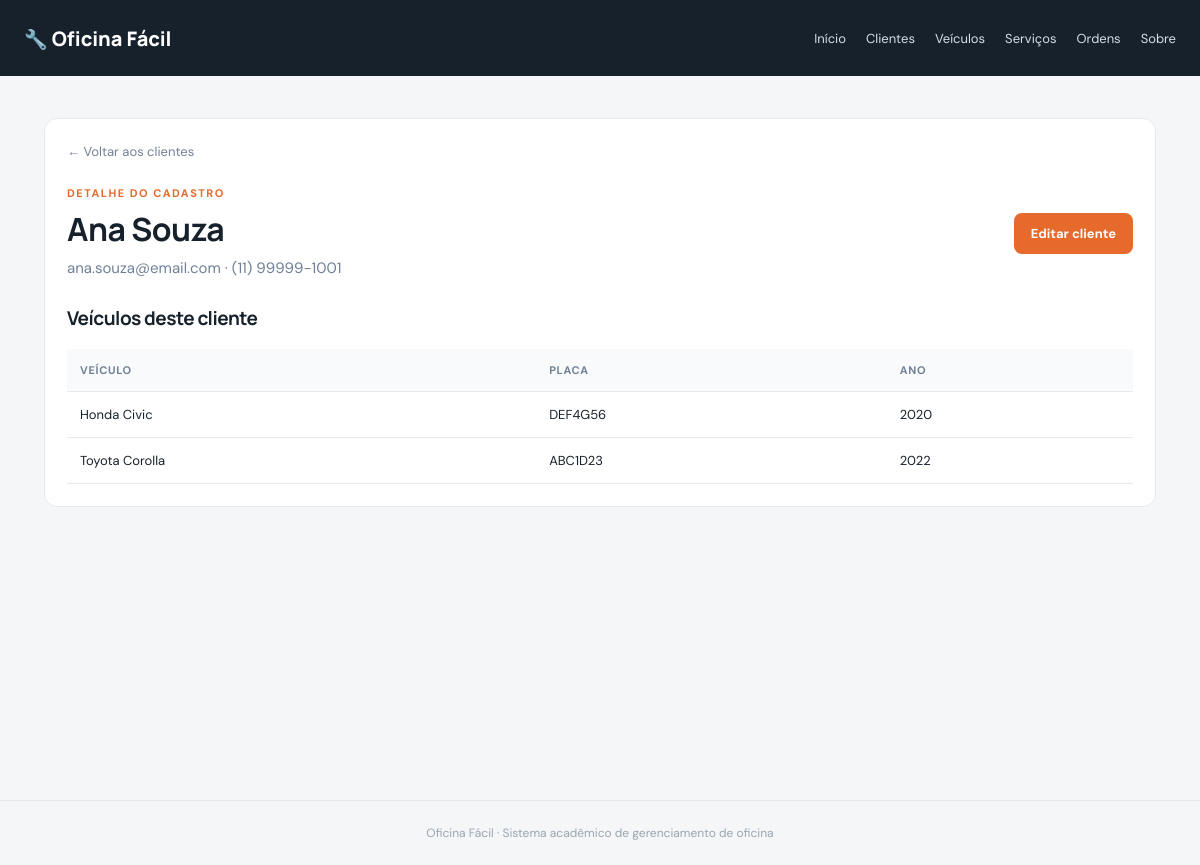
Screenshot of /clientes/1 with the database file from the repository.
### tables this page shows
CREATE TABLE clientes (
    id_cliente INTEGER PRIMARY KEY AUTOINCREMENT,
    nome       TEXT NOT NULL CHECK (length(trim(nome)) > 0),
    telefone   TEXT,
    email      TEXT UNIQUE,
    created_at TEXT NOT NULL DEFAULT CURRENT_TIMESTAMP
);

CREATE TABLE veiculos (
    id_veiculo INTEGER PRIMARY KEY AUTOINCREMENT,
    id_cliente INTEGER NOT NULL,
    marca      TEXT NOT NULL CHECK (length(trim(marca)) > 0),
    modelo     TEXT NOT NULL CHECK (length(trim(modelo)) > 0),
    placa      TEXT NOT NULL UNIQUE CHECK (length(replace(placa, '-', '')) = 7),
    ano        INTEGER CHECK (ano IS NULL OR ano BETWEEN 1886 AND 2100),
    created_at TEXT NOT NULL DEFAULT CURRENT_TIMESTAMP,
    FOREIGN KEY (id_cliente) REFERENCES clientes(id_cliente) ON DELETE RESTRICT
);

### app.py (the view)
    @app.route("/clientes/<int:id_cliente>")
    def detalhe_cliente(id_cliente):
        cliente = sql.buscar_cliente(id_cliente) or abort(404)
        veiculos = sql.listar_veiculos_cliente(id_cliente)
        return render_template("detalhe_cliente.html", cliente=cliente, veiculos=veiculos)

### db_sql.py (called while the page is built)
def get_db():
    if "db" not in g:
        g.db = sqlite3.connect(current_app.config["DATABASE"])
        g.db.row_factory = sqlite3.Row
        g.db.execute("PRAGMA foreign_keys = ON")
    return g.db

def buscar_cliente(id_cliente):
    return get_db().execute(
        "SELECT * FROM clientes WHERE id_cliente = ?", (id_cliente,)
    ).fetchone()

def listar_veiculos_cliente(id_cliente):
    return get_db().execute(
        "SELECT * FROM veiculos WHERE id_cliente = ? ORDER BY modelo, marca",
        (id_cliente,),
    ).fetchall()

### templates/detalhe_cliente.html (shortened to what this page needs)
{% extends "base.html" %}
{% block content %}
<section class="panel">
    <a class="back" href="{{ url_for('clientes') }}">← Voltar aos clientes</a>
    <div class="section-heading"><div><span class="eyebrow">DETALHE DO CADASTRO</span><h1>{{ cliente.nome }}</h1><p>{{ cliente.email or 'E-mail não informado' }} · {{ cliente.telefone or 'Telefone não informado' }}</p></div><a class="button" href="{{ url_for('editar_cliente', id_cliente=cliente.id_cliente) }}">Editar cliente</a></div>
    <h2>Veículos deste cliente</h2>
    {% if veiculos %}<div class="table-wrap"><table><thead><tr><th>Veículo</th><th>Placa</th><th>Ano</th></tr></thead><tbody>{% for v in veiculos %}<tr><td>{{ v.marca }} {{ v.modelo }}</td><td>{{ v.placa }}</td><td>{{ v.ano or '—' }}</td></tr>{% endfor %}</tbody></table></div>
    {% else %}<p class="empty">Este cliente ainda não possui veículos cadastrados.</p>{% endif %}
</section>
{% endblock %}

### static/style.css (style rules this page uses)
:root { --bg:#f4f6f8;--surface:#fff;--ink:#17212b;--muted:#718096;--line:#e5eaf0;--accent:#e66a2c;--accent-dark:#c94f18;--nav:#17212b;--good:#237344;--bad:#a43d2c }
* { box-sizing:border-box }
body { margin:0;background:var(--bg);color:var(--ink);font-family:'DM Sans',sans-serif;font-size:15px }
h1,h2 { font-family:Manrope,sans-serif;letter-spacing:-.5px }
h1 { font-size:32px;margin:8px 0 }
h2 { font-size:19px;margin:0 0 18px }
p { color:var(--muted);line-height:1.65 }
.eyebrow { color:var(--accent);font-size:11px;font-weight:700;letter-spacing:1.5px }
.metric,.panel { background:var(--surface);border:1px solid var(--line);border-radius:13px;padding:22px }
.panel { margin-bottom:22px }
.section-heading { display:flex;align-items:center;justify-content:space-between;gap:20px;margin-bottom:20px }
.section-heading h1 { margin:5px 0 }
.section-heading p { margin:4px 0 }
.button { display:inline-block;background:var(--accent);color:#fff;border:0;border-radius:8px;padding:12px 17px;text-decoration:none;font:700 13px 'DM Sans',sans-serif;cursor:pointer;white-space:nowrap }
.table-wrap { overflow-x:auto }
table { width:100%;border-collapse:collapse;white-space:nowrap }
th { text-align:left;color:var(--muted);font-size:11px;text-transform:uppercase;letter-spacing:.7px;background:#f8fafb }
th,td { padding:14px 13px;border-bottom:1px solid var(--line) }
td { font-size:13px }
.back { display:inline-block;margin-bottom:22px;color:var(--muted);text-decoration:none;font-size:13px }

### rows the page displays
clientes: nome "Ana Souza", email "ana.souza@email.com", telefone "(11) 99999-1001"
veiculos: marca "Honda", modelo "Civic", placa "DEF4G56", ano "2020"
veiculos: marca "Toyota", modelo "Corolla", placa "ABC1D23", ano "2022"
